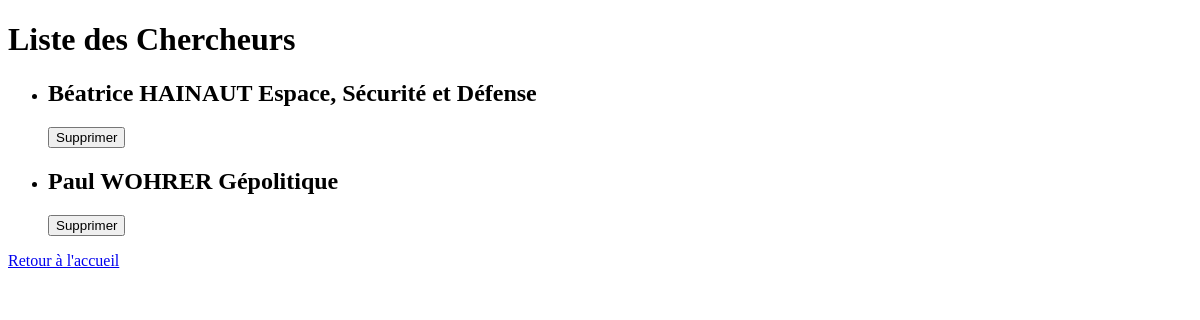
The page /api/researchers/ on the database as committed earlier.
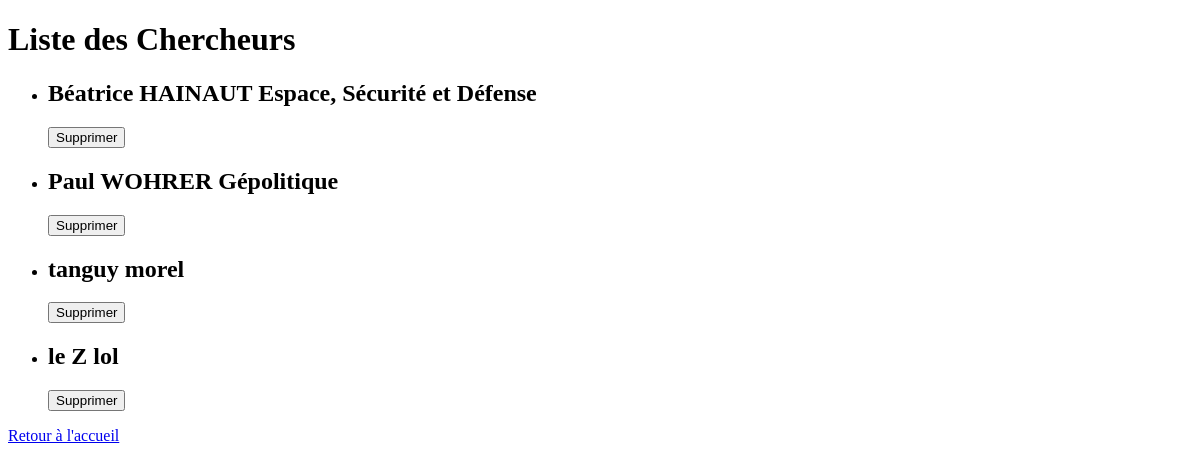
The same page on the database as committed later.
### projects/models.py (models this page shows)
class Researcher(models.Model):
    name = models.CharField(max_length=100)
    specialty = models.CharField(max_length=100)
    def __str__(self):
        return self.name

### projects/views.py (the view)
# urls.py: path('researchers/', views.researcher_list, name='researchers_list'),
def researcher_list(request):
    researchers = Researcher.objects.all()
    context = {
        'researchers': researchers,
    }
    return render(request, 'projects/researchers_list.html', context)

### projects/templates/projects/researchers_list.html (shortened to what this page needs)
<!DOCTYPE html>
<html>
  <head>
  </head>
  <body>
    <h1>Liste des Chercheurs</h1>
    <ul>
      {% for researcher in researchers %}
      <li>
        <h2>{{ researcher }} {{researcher.specialty}}</h2>
        <form
          action="{% url 'delete_researcher' researcher.id %}"
          method="post"
        >
          <input type="submit" value="Supprimer" />
        </form>
      </li>
      {% endfor %}
    </ul>
    <a href="{% url 'home' %}">Retour à l'accueil</a>
  </body>
</html>

Rows that differ between the two databases and show on the page:
added Researcher: name "tanguy", specialty "morel"
added Researcher: name "le Z", specialty "lol"
